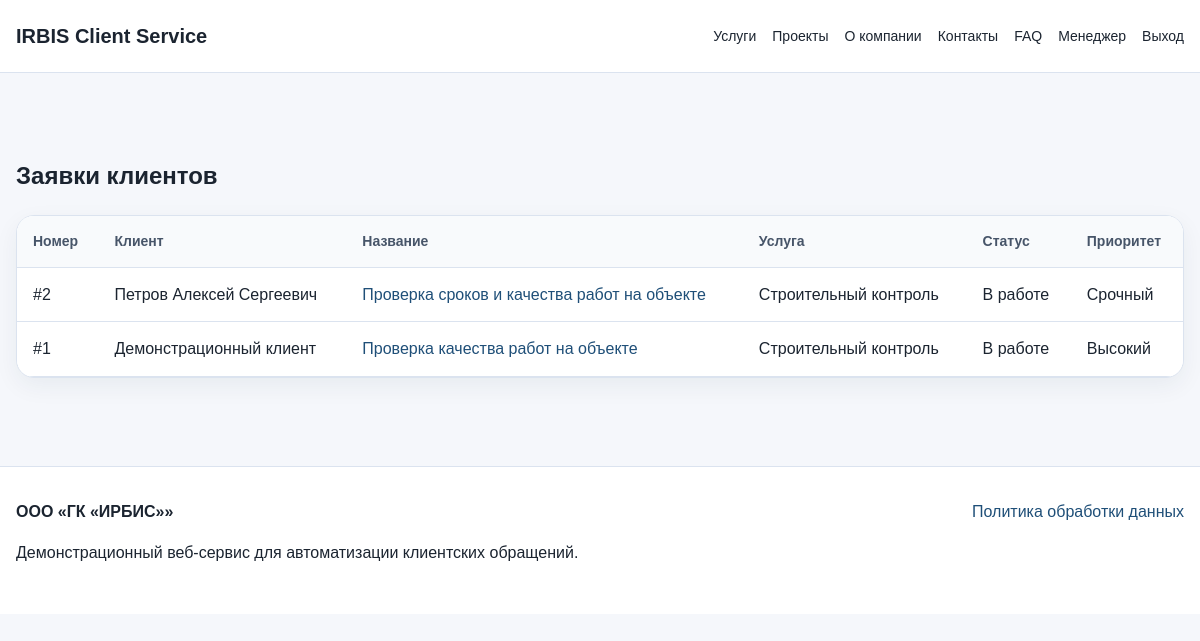
The page /manager/requests (signed in) on the database its author committed.
### app/domain/client_request.py (models this page shows)
class ClientRequest(db.Model):
    __tablename__ = "client_requests"
    id = db.Column(db.Integer, primary_key=True)
    title = db.Column(db.String(220), nullable=False)
    description = db.Column(db.Text, nullable=False)
    object_address = db.Column(db.String(260), nullable=True)
    priority = db.Column(db.String(40), nullable=False, default="medium")
    status = db.Column(db.String(60), nullable=False, default="new")
    created_at = db.Column(db.DateTime, default=datetime.utcnow)
    updated_at = db.Column(db.DateTime, default=datetime.utcnow, onupdate=datetime.utcnow)
    client_id = db.Column(db.Integer, db.ForeignKey("users.id"), nullable=False)
    manager_id = db.Column(db.Integer, db.ForeignKey("users.id"), nullable=True)
    service_id = db.Column(db.Integer, db.ForeignKey("services.id"), nullable=False)
    client = db.relationship("User", back_populates="requests", foreign_keys=[client_id])
    manager = db.relationship("User", back_populates="assigned_requests", foreign_keys=[manager_id])
    service = db.relationship("Service", back_populates="requests")
    comments = db.relationship("RequestComment", back_populates="request", cascade="all, delete-orphan")
    feedback_items = db.relationship("Feedback", back_populates="request", cascade="all, delete-orphan")
    def status_label(self):
        labels = {
            "new": "Новая",
            "in_progress": "В работе",
            "waiting_client": "Ожидает клиента",
            "completed": "Завершена",
            "cancelled": "Отменена",
        }
        return labels.get(self.status, self.status)
    def priority_label(self):
        labels = {
            "low": "Низкий",
            "medium": "Средний",
            "high": "Высокий",
            "urgent": "Срочный",
        }
        return labels.get(self.priority, self.priority)

### app/domain/user.py (models this page shows, shortened)
class User(UserMixin, db.Model):
    __tablename__ = "users"
    id = db.Column(db.Integer, primary_key=True)
    username = db.Column(db.String(80), unique=True, nullable=False, index=True)
    email = db.Column(db.String(160), unique=True, nullable=False, index=True)
    full_name = db.Column(db.String(160), nullable=False)
    role = db.Column(db.String(30), nullable=False, default="client")
    company = db.Column(db.String(160), nullable=True)
    phone = db.Column(db.String(40), nullable=True)
    password_hash = db.Column(db.String(255), nullable=False)
    is_active_user = db.Column(db.Boolean, default=True)
    created_at = db.Column(db.DateTime, default=datetime.utcnow)
    requests = db.relationship("ClientRequest", back_populates="client", foreign_keys="ClientRequest.client_id")
    assigned_requests = db.relationship("ClientRequest", back_populates="manager", foreign_keys="ClientRequest.manager_id")
    comments = db.relationship("RequestComment", back_populates="author")
    feedback_items = db.relationship("Feedback", back_populates="author")
    @property
    def is_active(self):
        return self.is_active_user

### app/domain/service.py (models this page shows)
class Service(db.Model):
    __tablename__ = "services"
    id = db.Column(db.Integer, primary_key=True)
    title = db.Column(db.String(180), nullable=False)
    slug = db.Column(db.String(120), unique=True, nullable=False, index=True)
    short_description = db.Column(db.String(300), nullable=False)
    full_description = db.Column(db.Text, nullable=False)
    is_active = db.Column(db.Boolean, default=True)
    created_at = db.Column(db.DateTime, default=datetime.utcnow)
    requests = db.relationship("ClientRequest", back_populates="service")

### app/routes/manager.py (the view)
@manager_bp.route("/requests")
@roles_required("manager", "admin")
def requests_list():
    status = request.args.get("status")
    query = ClientRequest.query.order_by(ClientRequest.created_at.desc())
    if status:
        query = query.filter_by(status=status)
    requests = query.all()
    return render_template("manager_requests.html", requests=requests, selected_status=status)

### app/__init__.py (called while the page is built)
@login_manager.user_loader
def load_user(user_id):
    return User.query.get(int(user_id))

### app/utils/access_control.py (called while the page is built)
def roles_required(*roles):
    def decorator(view_function):
        @wraps(view_function)
        @login_required
        def wrapped_view(*args, **kwargs):
            if current_user.role not in roles:
                abort(403)
            return view_function(*args, **kwargs)
        return wrapped_view
    return decorator

### templates/manager_requests.html (shortened to what this page needs)
{% extends "base.html" %}
{% block content %}
<section class="container section">
    <h1>Заявки клиентов</h1>
    {% include 'partials/request_table.html' %}
</section>
{% endblock %}

### templates/partials/request_table.html
<div class="table-card">
<table>
    <thead><tr><th>Номер</th><th>Клиент</th><th>Название</th><th>Услуга</th><th>Статус</th><th>Приоритет</th></tr></thead>
    <tbody>
    {% for item in requests %}
    <tr>
        <td>#{{ item.id }}</td>
        <td>{{ item.client.full_name }}</td>
        <td><a href="{{ url_for('manager.request_detail', request_id=item.id) }}">{{ item.title }}</a></td>
        <td>{{ item.service.title }}</td>
        <td>{{ item.status_label() }}</td>
        <td>{{ item.priority_label() }}</td>
    </tr>
    {% else %}
    <tr><td colspan="6">Заявки не найдены.</td></tr>
    {% endfor %}
    </tbody>
</table>
</div>

### static/css/main.css (style rules this page uses)
:root { --bg: #f5f7fb; --surface: #ffffff; --text: #1b2430; --muted: #64748b; --line: #dbe3ef; --primary: #1f4f78; --primary-dark: #173d5d; --accent: #d69c2f; --success: #0f766e; --warning: #b45309; --danger: #b91c1c; }
* { box-sizing: border-box; }
body { margin: 0; font-family: Arial, sans-serif; background: var(--bg); color: var(--text); line-height: 1.6; }
a { color: var(--primary); text-decoration: none; }
.container { width: min(1180px, calc(100% - 32px)); margin: 0 auto; }
.hero-card, .card, .panel, .form-card, .table-card, .stat-card { background: var(--surface); border: 1px solid var(--line); border-radius: 18px; box-shadow: 0 8px 24px rgba(15, 45, 70, 0.06); }
.section { padding: 48px 0; }

### static/css/dashboard.css (style rules this page uses)
.table-card { overflow: auto; }
table { width: 100%; border-collapse: collapse; background: white; }
th, td { padding: 14px 16px; border-bottom: 1px solid var(--line); text-align: left; vertical-align: top; }
th { background: #f8fafc; font-size: 14px; color: #475569; }

### rows shown on the page
ClientRequest: id "2", client.full_name "Петров Алексей Сергеевич", title "Проверка сроков и качества работ на объекте", service "Строительный контроль", status_label "В работе", priority_label "Срочный"
ClientRequest: id "1", client.full_name "Демонстрационный клиент", title "Проверка качества работ на объекте", service "Строительный контроль", status_label "В работе", priority_label "Высокий"
